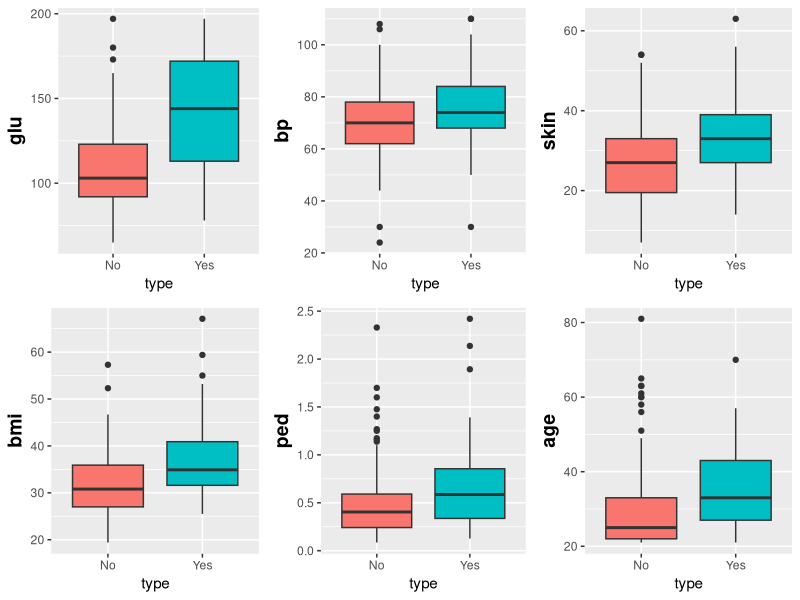
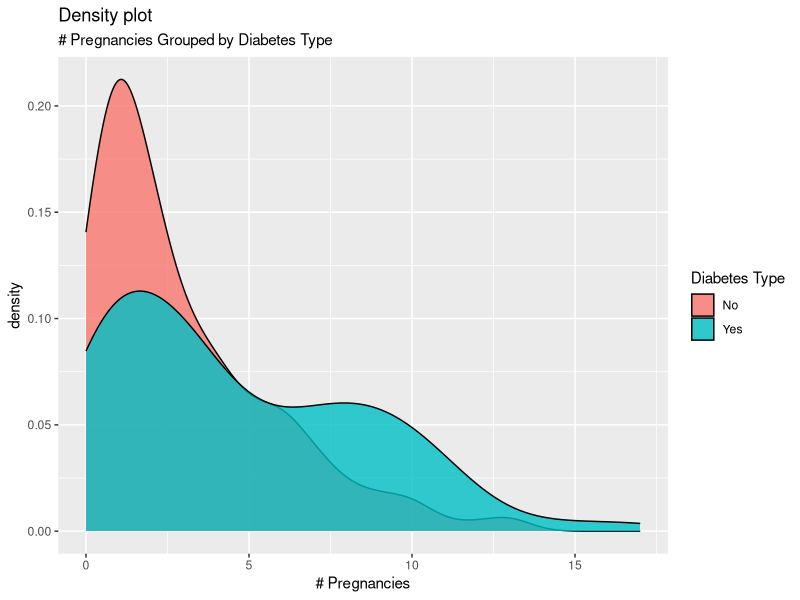
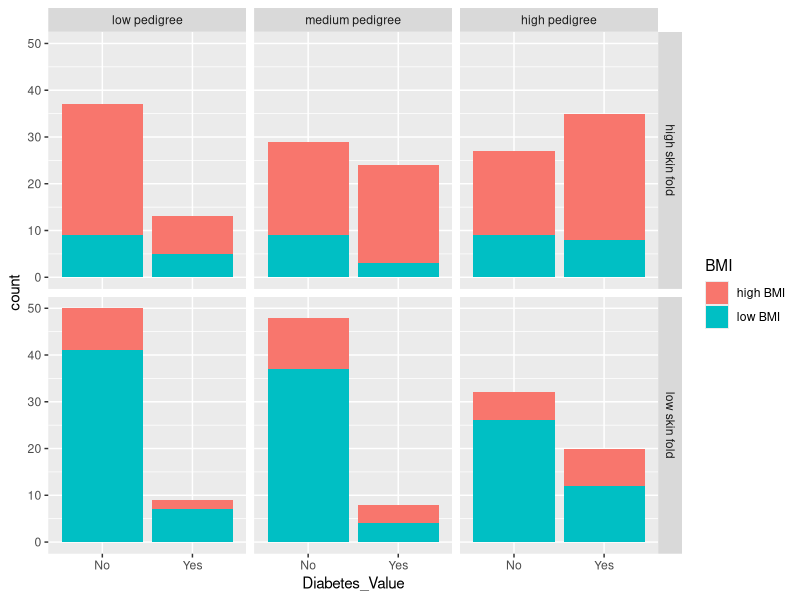
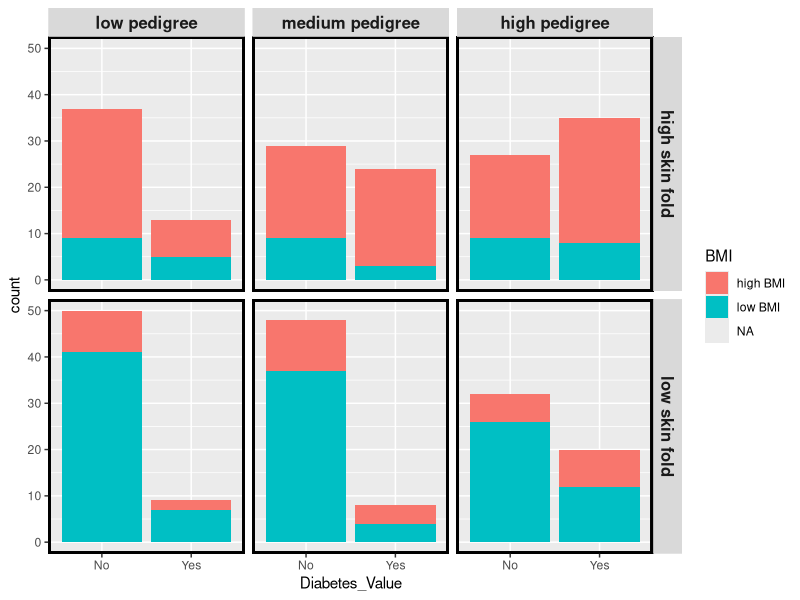
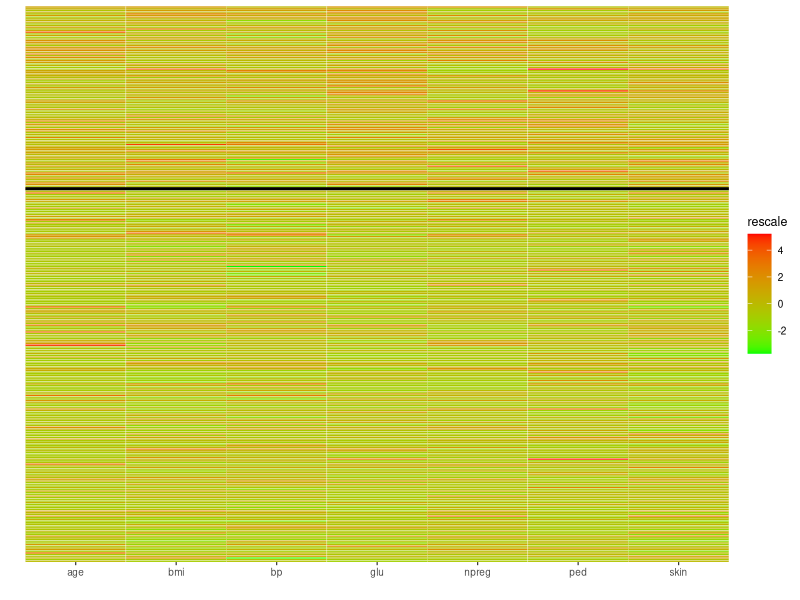
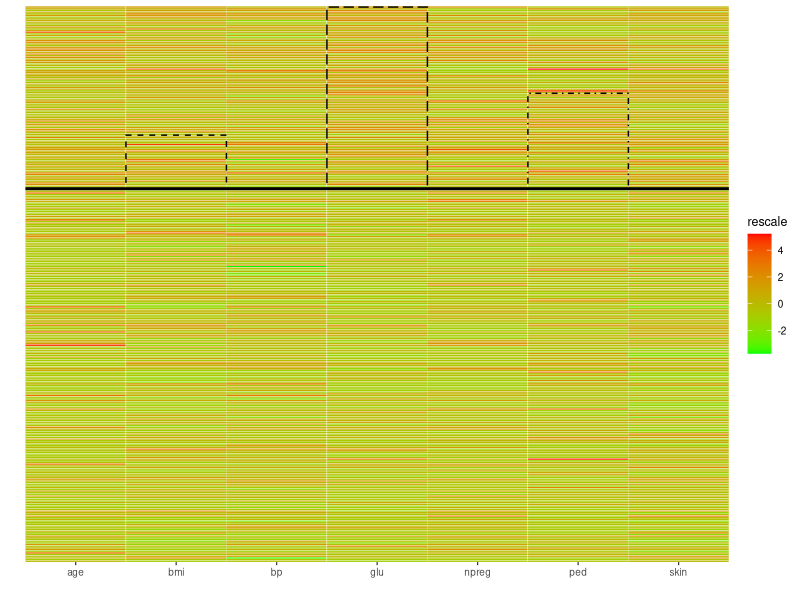
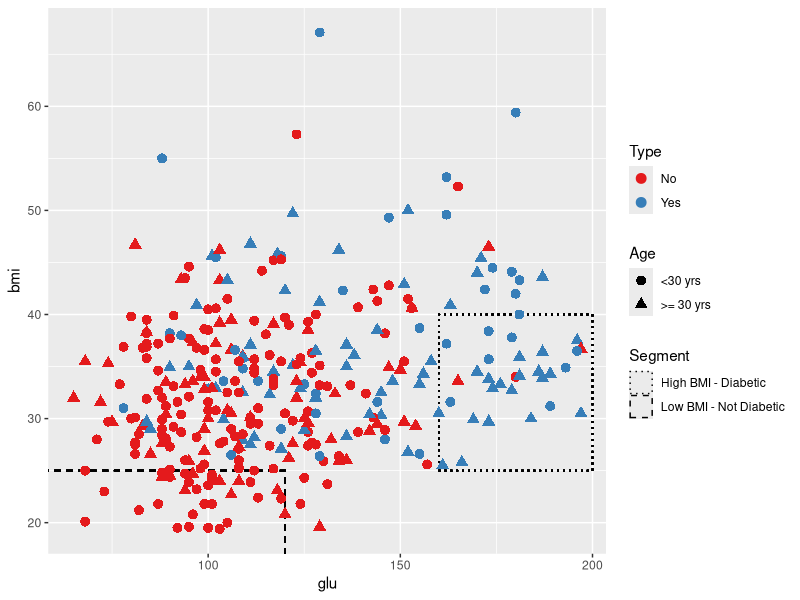

Write the R code that produced these figures, in order.
## ---- chunk 1
knitr::opts_chunk$set(echo = TRUE)
## ---- chunk 2
library(MASS)
d <- Pima.te
summary(d)
head(d)
## ---- chunk 3
df <- subset(d, select=c(glu, bp, skin, bmi, ped, age, type))  

library(gridExtra)
library(ggplot2)
p <- list()

for (j in colnames(df)[1:6]) {
  p[[j]] <- ggplot(data=df, aes_string(x="type", y=j)) + # Specify dataset, input or grouping col name and Y
            geom_boxplot(aes(fill=factor(type))) + guides(fill=FALSE) + # Boxplot by which factor + color guide
            theme(axis.title.y = element_text(face="bold", size=14))  # Make the Y-axis labels bigger/bolder
}

do.call(grid.arrange, c(p, ncol=3))
## ---- chunk 4
df$npreg <- d$npreg
g <- ggplot(df, aes(npreg))
g + geom_density(aes(fill=factor(type)), alpha=0.8) + 
    labs(title="Density plot", 
         subtitle="# Pregnancies Grouped by Diabetes Type",
         x="# Pregnancies",
         fill="Diabetes Type")
## ---- chunk 5
library(magrittr)
library(plyr)
library(dplyr)
df_grid <- d %>% 
          mutate(Skin = ifelse(d$skin <= 29, "low skin fold", "high skin fold"),
                  BMI = ifelse(d$bmi <= 33, "low BMI", "high BMI"),
                  Ped = ifelse(d$ped <= 0.31, "low pedigree",
                ifelse(d$ped > 0.3134 & d$ped <= 0.5844, "medium pedigree", "high pedigree"))) %>% 
  
            mutate(Ped = factor(Ped, levels = c("low pedigree", "medium pedigree", "high pedigree")))

## ---- chunk 6
library(tidyr)
DF <- df_grid %>% 
    subset(select=c(type, Skin, BMI, Ped)) %>% 
    gather(variable, value, -c(Skin, Ped, BMI))

colnames(DF)[5] <- "Diabetes_Value"
DF$size <- rep(1.5, nrow(DF))
s <- 1.5
## ---- chunk 7
# Simple
library(ggplot2)
ggplot(data=DF, aes(x=Diabetes_Value, fill=BMI)) + geom_bar() +  # Barplot
  facet_grid(Skin ~ Ped)   # wrap up everything to showcase by multiple cols
## ---- chunk 8
# More color
p <- ggplot(data=DF, aes(x=Diabetes_Value, fill=BMI)) + geom_bar() +  # Barplot
  geom_rect(aes(fill=NA, size=size),xmin =-Inf,xmax=Inf,ymin=-Inf,ymax=Inf,alpha = 0.0002, colour="black",show.legend = F) +   # use box drawn around each location to cleanly separate facets + suppress guide
  scale_size(range=c(s,s), guide=FALSE) + # use line width/size feature for cleaner plotting
  facet_grid(Skin ~ Ped) +   # wrap up everything to showcase by multiple cols
  theme(strip.text.x = element_text(face="bold", size=12)) +
  theme(strip.text.y = element_text(face="bold", size=12)) 
  # optional changes in strip
#+ theme(strip.text.x = element_text(face="bold", size=12, colour="white")) +
#  theme(strip.text.y = element_text(face="bold", size=12, color="white")) +
#  theme(strip.background = element_rect(fill="black"))
plot(p)
## ---- chunk 9
df_heat <- d[order(d$type),1:8]
DF_Heat <- df_heat %>%
          mutate(id = 1:nrow(df_heat)) %>%
          select(c(npreg:age, id))  %>%
          gather(variable, value, -id)  %>%
          ddply(.(variable), transform,
                    rescale = scale(value))  # Notice that this reorders by "variables"
          
# Color scale for heatmap
library(RColorBrewer)
colors <- brewer.pal(9, 'Reds')

# Lines to split patients into diabetic/non-diabetic
my.lines <- data.frame(x1 = 0.5, x2 = 7.5, y1 = 223.5, y2 = 223.5)

## ---- chunk 10
# Basic plot
p <- ggplot(DF_Heat, aes(as.factor(variable), as.factor(id), group=id)) + 
  geom_tile(aes(fill = rescale),colour = "white") +
  scale_fill_gradient(low="green", high="red")

# Make adjustments
base_size <- 9
p_adj <- p + theme_grey(base_size = base_size) + labs(x = "",y = "") + scale_x_discrete(expand = c(0, 0)) +
  scale_y_discrete(expand = c(0, 0)) +
  geom_segment(data=my.lines, aes(x = x1, y = y1, xend=x2, yend=y2), size=1, inherit.aes=F) +
  theme(axis.text.y = element_blank(), axis.ticks.y = element_blank()) 
plot(p_adj)
## ---- chunk 11

# Borders of rectangles to indicate areas of interest on heatmap
my.lines.rect.1 <- data.frame(xmin = 1.5, xmax = 2.5, ymin = 223.5, ymax = 255.5)
my.lines.rect.2 <- data.frame(xmin = 3.5, xmax = 4.5, ymin = 223.5, ymax = 332)
my.lines.rect.3 <- data.frame(xmin = 5.5, xmax = 6.5, ymin = 223.5, ymax = 280.5)

p_adj + geom_rect(data=my.lines.rect.1, aes(xmin = xmin, xmax = xmax, 
            ymin = ymin, ymax = ymax), fill = NA, col = "black", lty=2, inherit.aes = F) +
  geom_rect(data=my.lines.rect.2, aes(xmin = xmin, xmax = xmax, 
            ymin = ymin, ymax = ymax), fill = NA, col = "black", lty=5, inherit.aes = F) +
  geom_rect(data=my.lines.rect.3, aes(xmin = xmin, xmax = xmax, 
            ymin = ymin, ymax = ymax), fill = NA, col = "black", lty=4, inherit.aes = F)

## ---- chunk 12
d$Age <- ifelse(d$age < 30, "<30 yrs", ">= 30 yrs")

ggplot(d, aes(x = glu, y = bmi)) +
  geom_rect(aes(linetype = "High BMI - Diabetic"), xmin = 160, ymax = 40, fill = NA, xmax = 200, 
            ymin = 25, col = "black") + 
  geom_rect(aes(linetype = "Low BMI - Not Diabetic"), xmin = 0, ymax = 25, fill = NA, xmax = 120, 
            ymin = 10, col = "black") + 
  geom_point(aes(col = factor(type), shape = factor(Age)), size = 3) +
  scale_color_brewer(name = "Type", palette = "Set1") +
  scale_shape(name = "Age") +
  scale_linetype_manual(values = c("High BMI - Diabetic" = "dotted", "Low BMI - Not Diabetic" = "dashed"),
                        name = "Segment")
